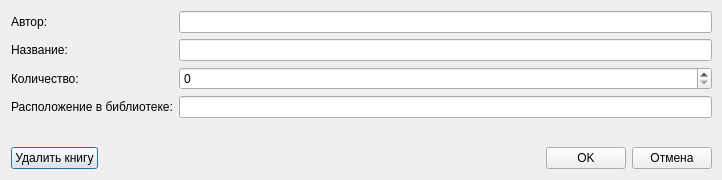
<?xml version="1.0" encoding="UTF-8"?>
<ui version="4.0">
 <class>bookDialog</class>
 <widget class="QDialog" name="bookDialog">
  <property name="windowModality">
   <enum>Qt::ApplicationModal</enum>
  </property>
  <property name="geometry">
   <rect>
    <x>0</x>
    <y>0</y>
    <width>722</width>
    <height>180</height>
   </rect>
  </property>
  <property name="minimumSize">
   <size>
    <width>722</width>
    <height>180</height>
   </size>
  </property>
  <property name="maximumSize">
   <size>
    <width>722</width>
    <height>180</height>
   </size>
  </property>
  <property name="windowTitle">
   <string>Dialog</string>
  </property>
  <widget class="QWidget" name="">
   <property name="geometry">
    <rect>
     <x>11</x>
     <y>11</y>
     <width>701</width>
     <height>158</height>
    </rect>
   </property>
   <layout class="QVBoxLayout" name="verticalLayout">
    <item>
     <layout class="QFormLayout" name="formLayout">
      <item row="0" column="0">
       <widget class="QLabel" name="authorLabel">
        <property name="text">
         <string>Автор:</string>
        </property>
       </widget>
      </item>
      <item row="0" column="1">
       <widget class="QLineEdit" name="authorEdit"/>
      </item>
      <item row="1" column="0">
       <widget class="QLabel" name="titleLabel">
        <property name="text">
         <string>Название:</string>
        </property>
       </widget>
      </item>
      <item row="1" column="1">
       <widget class="QLineEdit" name="titleEdit"/>
      </item>
      <item row="2" column="0">
       <widget class="QLabel" name="countLabel">
        <property name="text">
         <string>Количество:</string>
        </property>
       </widget>
      </item>
      <item row="2" column="1">
       <widget class="QSpinBox" name="countEdit"/>
      </item>
      <item row="3" column="0">
       <widget class="QLabel" name="placeLabel">
        <property name="text">
         <string>Расположение в библиотеке:</string>
        </property>
       </widget>
      </item>
      <item row="3" column="1">
       <widget class="QLineEdit" name="placeEdit"/>
      </item>
     </layout>
    </item>
    <item>
     <layout class="QHBoxLayout" name="horizontalLayout">
      <item>
       <widget class="QPushButton" name="deleteButton">
        <property name="text">
         <string>Удалить книгу</string>
        </property>
       </widget>
      </item>
      <item>
       <spacer name="horizontalSpacer">
        <property name="orientation">
         <enum>Qt::Horizontal</enum>
        </property>
        <property name="sizeHint" stdset="0">
         <size>
          <width>40</width>
          <height>20</height>
         </size>
        </property>
       </spacer>
      </item>
      <item>
       <widget class="QPushButton" name="okButton">
        <property name="text">
         <string>OK</string>
        </property>
       </widget>
      </item>
      <item>
       <widget class="QPushButton" name="cancelButton">
        <property name="text">
         <string>Отмена</string>
        </property>
       </widget>
      </item>
     </layout>
    </item>
   </layout>
  </widget>
 </widget>
 <resources/>
 <connections/>
</ui>
